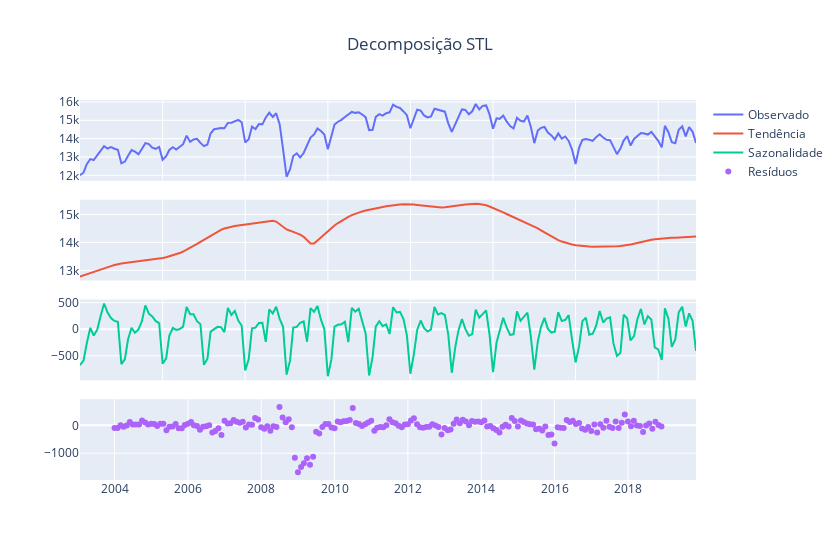

Write notebook code for a chart like this one.
### Code cell
result = STL(total.Consumo, period=12, robust=True).fit()
x_values = total.Consumo.index

make_subplots(
    rows=4,
    cols=1,
    vertical_spacing=0.05,
).add_trace(
    go.Scatter(x=x_values, y=result.observed, mode="lines", name='Observado'),
    row=1,
    col=1,
).add_trace(
    go.Scatter(x=x_values, y=result.trend, mode="lines", name='Tendência'),
    row=2,
    col=1,
).add_trace(
    go.Scatter(x=x_values, y=result.seasonal, mode="lines", name='Sazonalidade'),
    row=3,
    col=1,
).add_trace(
    go.Scatter(x=x_values, y=result.resid, mode="markers", name='Resíduos'),
    row=4,
    col=1,
).update_layout(
    width=840,
    #height=900, 
    title="Decomposição STL", margin={'t':100}, 
    title_x=0.5, 
    #showlegend=False
).update_xaxes(
    showticklabels=False
).update_xaxes(
    showticklabels=True, row=4, col=1)

### Figure 1 — Plotly figure (JSON) as saved in the notebook; plotly's stock layout.template omitted (floating-point values rounded to 4 significant figures; data arrays with more than 128 entries replaced by an {"elided": "..."} marker saying what was removed)
{"data": [{"mode": "lines", "name": "Observado", "type": "scatter", "x": {"elided": "180 str values"}, "xaxis": "x", "y": {"elided": "180 float values"}, "yaxis": "y"}, {"mode": "lines", "name": "Tendência", "type": "scatter", "x": {"elided": "180 str values"}, "xaxis": "x2", "y": {"elided": "180 float values"}, "yaxis": "y2"}, {"mode": "lines", "name": "Sazonalidade", "type": "scatter", "x": {"elided": "180 str values"}, "xaxis": "x3", "y": {"elided": "180 float values"}, "yaxis": "y3"}, {"mode": "markers", "name": "Resíduos", "type": "scatter", "x": {"elided": "180 str values"}, "xaxis": "x4", "y": {"elided": "180 float values"}, "yaxis": "y4"}], "layout": {"margin": {"t": 100}, "title": {"text": "Decomposição STL", "x": 0.5}, "width": 840, "xaxis": {"anchor": "y", "domain": [0, 1], "showticklabels": false}, "xaxis2": {"anchor": "y2", "domain": [0, 1], "showticklabels": false}, "xaxis3": {"anchor": "y3", "domain": [0, 1], "showticklabels": false}, "xaxis4": {"anchor": "y4", "domain": [0, 1], "showticklabels": true}, "yaxis": {"anchor": "x", "domain": [0.7875, 1]}, "yaxis2": {"anchor": "x2", "domain": [0.525, 0.7375]}, "yaxis3": {"anchor": "x3", "domain": [0.2625, 0.475]}, "yaxis4": {"anchor": "x4", "domain": [0, 0.2125]}}}
